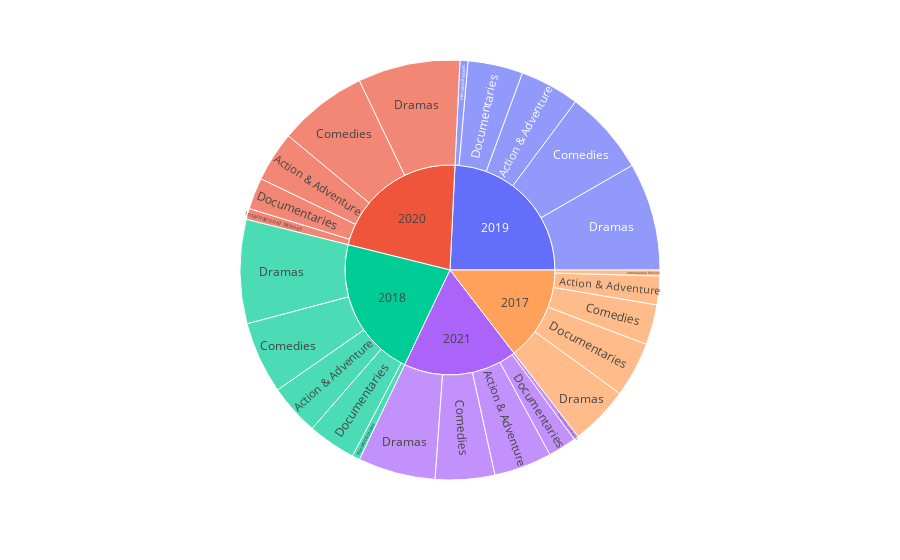

The cell this chart's notebook holds for it:
### Code cell
year_genre_df = movie_df[(movie_df['principal_genre'].isin(top_movies_genres)) & (movie_df['year_added'] >= 2017)].groupby(['principal_genre', 'year_added']).agg({'title': 'count'})
year_genre_df = year_genre_df.reset_index()
year_genre_df.columns = ['principal_genre', 'year_added', 'count']

fig = px.sunburst(year_genre_df, path=['year_added', 'principal_genre'], values='count')
fig.show()

### Figure 1 — Plotly figure (JSON) as saved in the notebook; plotly's stock layout.template omitted (floating-point values rounded to 4 significant figures)
{"data": [{"branchvalues": "total", "domain": {"x": [0, 1], "y": [0, 1]}, "hovertemplate": "labels=%{label}<br>count=%{value}<br>parent=%{parent}<br>id=%{id}<extra></extra>", "ids": ["2017/Action & Adventure", "2018/Action & Adventure", "2019/Action & Adventure", "2020/Action & Adventure", "2021/Action & Adventure", "2017/Comedies", "2018/Comedies", "2019/Comedies", "2020/Comedies", "2021/Comedies", "2017/Documentaries", "2018/Documentaries", "2019/Documentaries", "2020/Documentaries", "2021/Documentaries", "2017/Dramas", "2018/Dramas", "2019/Dramas", "2020/Dramas", "2021/Dramas", "2017/International Movies", "2018/International Movies", "2019/International Movies", "2020/International Movies", "2021/International Movies", "2017", "2018", "2019", "2020", "2021"], "labels": ["Action & Adventure", "Action & Adventure", "Action & Adventure", "Action & Adventure", "Action & Adventure", "Comedies", "Comedies", "Comedies", "Comedies", "Comedies", "Documentaries", "Documentaries", "Documentaries", "Documentaries", "Documentaries", "Dramas", "Dramas", "Dramas", "Dramas", "Dramas", "International Movies", "International Movies", "International Movies", "International Movies", "International Movies", "2017", "2018", "2019", "2020", "2021"], "name": "", "parents": ["2017", "2018", "2019", "2020", "2021", "2017", "2018", "2019", "2020", "2021", "2017", "2018", "2019", "2020", "2021", "2017", "2018", "2019", "2020", "2021", "2017", "2018", "2019", "2020", "2021", "", "", "", "", ""], "type": "sunburst", "values": [97, 173, 202, 170, 196, 136, 244, 286, 302, 201, 187, 163, 186, 107, 96, 200, 352, 365, 346, 262, 20, 26, 27, 37, 16, 640, 958, 1066, 962, 771]}], "layout": {"legend": {"tracegroupgap": 0}, "margin": {"t": 60}}}
